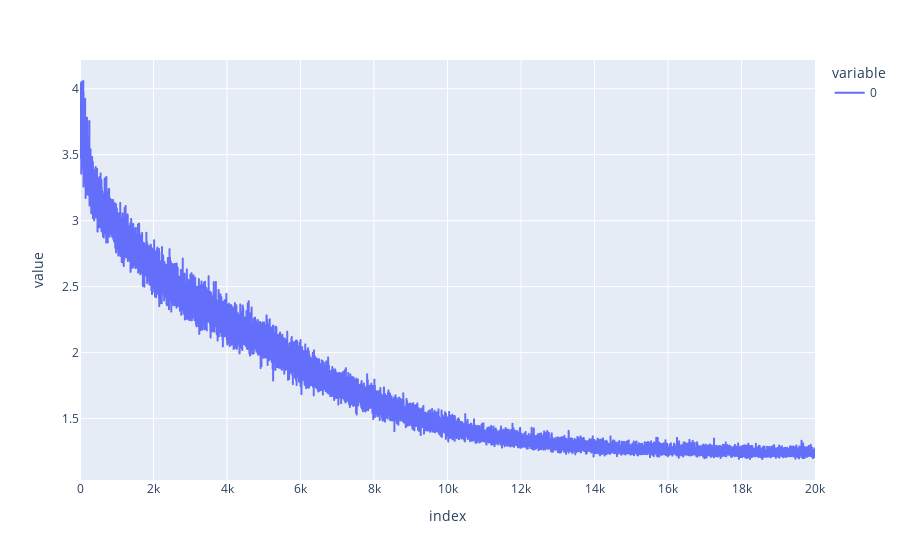

Notebook code for this chart:
### Markdown cell above
### Training

### Code cell
import tqdm

import torch.optim

import wandb

# TODO(bschoen): Try out optuna wrapper for this


# create new model instance
model = transformer_lens.HookedTransformer(cfg)

# setup optimizers
lr = 1e-4
betas = (0.9, 0.95)
max_grad_norm = 1.0
wd = 0.1

optimizer = torch.optim.AdamW(model.parameters(), lr=lr, betas=betas, weight_decay=wd)
scheduler = torch.optim.lr_scheduler.LambdaLR(optimizer, lambda i: min(i / 100, 1.0))

num_epochs = 20000

# setup wandb
config = cfg.to_dict()
config.update({
    'num_epochs': num_epochs,
    'batch_size': batch_size,
    'lr': 1e-4,
    'max_grad_norm': 1.0,
    'wd': 0.1,
})
wandb.init(
    project="toy-problem-hooked-transformer",
    config=config,
)

losses = []
test_losses = []

for epoch, batch in tqdm.tqdm(
    zip(
        range(num_epochs),
        itertools.cycle(train_loader),
    )
):

    tokens, target = batch

    tokens, target = tokens.to(device), target.to(device)

    # ex: torch.Size([4, 9, 29])
    logits: Float32[torch.Tensor, "batch_size n_ctx d_vocab"] = model(tokens)

    # print(f"Logits:\n{logits.shape}")
    loss = loss_fn(logits, target)

    loss.backward()

    if max_grad_norm is not None:
        torch.nn.utils.clip_grad_norm_(model.parameters(), max_grad_norm)

    optimizer.step()

    optimizer.zero_grad()

    scheduler.step()

    losses.append(loss.item())

    # TODO(bschoen): Shouldn't you actually divide loss by batch size?
    if epoch % 500 == 0:
        print('Evaluating test loss')

        test_loss = evaluate_loss_on_test_batches(model, test_loader)

        test_losses.append(test_loss)

        print(f"Epoch {epoch}: Train loss: {loss.item():.6f}, Test loss: {test_loss:.6f}")

        wandb.log({
            'epoch': epoch,
            'train_loss': loss.item(),
            'test_loss': test_loss,
        })

wandb.finish()

# log locally to sanity check
px.line(losses, labels={"x": "Epoch", "y": "Train Loss"})

### Figure 1 — Plotly figure (JSON) as saved in the notebook; plotly's stock layout.template omitted (floating-point values rounded to 4 significant figures; data arrays with more than 128 entries replaced by an {"elided": "..."} marker saying what was removed)
{"data": [{"hovertemplate": "variable=0<br>index=%{x}<br>value=%{y}<extra></extra>", "legendgroup": "0", "line": {"color": "#636efa", "dash": "solid"}, "marker": {"symbol": "circle"}, "mode": "lines", "name": "0", "showlegend": true, "type": "scattergl", "x": {"elided": "20000 int values"}, "xaxis": "x", "y": {"elided": "20000 float values"}, "yaxis": "y"}], "layout": {"legend": {"title": {"text": "variable"}, "tracegroupgap": 0}, "margin": {"t": 60}, "xaxis": {"anchor": "y", "domain": [0, 1], "title": {"text": "index"}}, "yaxis": {"anchor": "x", "domain": [0, 1], "title": {"text": "value"}}}}
